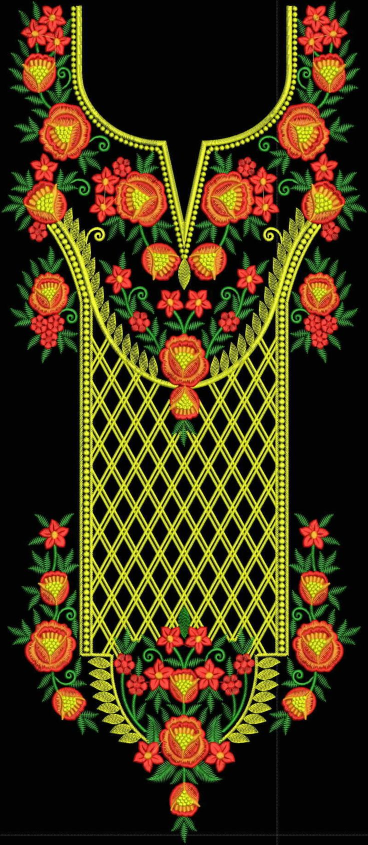
#> input picture apps/backend/tests/fixtures/reference_sewout.jpg, 736 x 1689 px (shown at 1/2 size); its folder holds only this picture in this run
$ python -i planning.py   (imports and definitions only)
#> lines starting #> are read from the running program, lines starting #| are printed output that depends on the picture; after the words box and inside, x2 and y2 are one past the last pixel; in counts of white or black regions, pixels touching at a corner belong together
#> further down, picture is the input picture: shape (1689, 736, 3); mean B, G, R 21.1, 54, 67.2
"""Colour planning: clustering, sketch-verify, texture, linework."""

from __future__ import annotations

from itertools import pairwise

from app.services.digitizer.constants import (
    AMBIGUOUS_BLEND_RATIO,
    AMBIGUOUS_MAX_CUT_SHARE,
    AMBIGUOUS_MIN_CENTRE_GAP,
    MERGE_DELTA,
    OUTLINE_BLACKHAT_DELTA,
    OUTLINE_BLACKHAT_MM,
    OUTLINE_MAX_HALF_MM,
    OUTLINE_MIN_MM,
    PALETTE_BIN,
    PALETTE_UNIFORM_TOL,
    SKETCH_EDGE_TOL_PX,
    SPECK_ABSORB_MAX_MM2,
    SPECK_ABSORB_RING_SHARE,
    SPLIT_DELTA_BGR,
    SPLIT_MAX_EXTRA,
    SPLIT_MIN_AREA_MM2,
    THIN_PALETTE_MIN_SHARE,
)
from app.services.digitizer.geometry import (
    _distance_transform,
    _merge_centers,
)
from app.services.digitizer.skeleton import (
    _axis_branches,
)


# [185 lines left out: functions _is_background, _split_bimodal_clusters, _sketch_from_labels, _verify_sketch, _absorb_specks, _dark_linework, not called in this run]


def _interior_texture(img) -> float:
    """Median local luminance stddev in region INTERIORS, away from edges.

    The gate for photographic/textured input (v2 Part 27). Interiors only,
    because a naive whole-foreground measure confounds texture with EDGES —
    fixture 04's thin linework scored 99.2 (it is all edge) while a photographed
    embroidery patch scored 34.7, ranking flat art as more "textured" than a
    photo of thread. Sampling ≥3px clear of Canny edges fixes the ranking:
    corpus fixtures measure 0.00–4.10 (fixture 09's photographic background is
    the max) and the embroidery photo 7.43.
    """
    import cv2
    import numpy as np

    g = cv2.cvtColor(img, cv2.COLOR_BGR2GRAY).astype(np.float32)
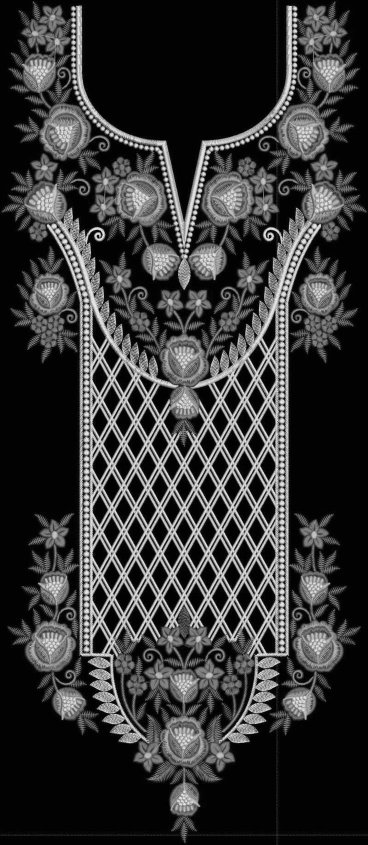
#> g: shape (1689, 736) float32 (shown at 1/2 size); min 0, max 247, mean 54.2
    mu = cv2.blur(g, (5, 5))
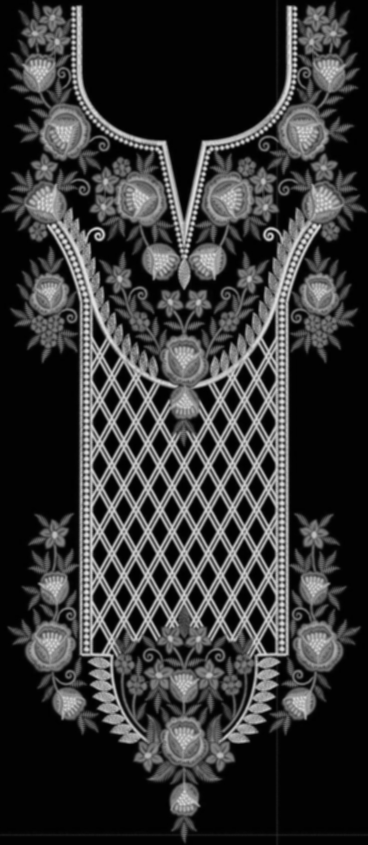
#> mu: shape (1689, 736) float32 (shown at 1/2 size); min 0.52, max 227.8, mean 54.2
    sd = np.sqrt(np.maximum(cv2.blur(g * g, (5, 5)) - mu * mu, 0))
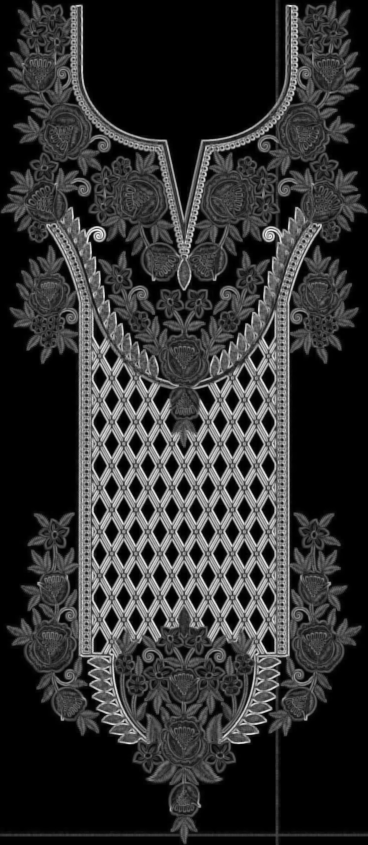
#> sd: shape (1689, 736) float32 (shown at 1/2 size); min 0, max 98.55, mean 18.9; drawn with min black and max white
    sub = np.array([img[0, 0], img[0, -1], img[-1, 0], img[-1, -1]], np.float32).mean(axis=0)
#> sub = [2, 2, 2]
    fg = (np.linalg.norm(img.astype(np.float32) - sub, axis=2) >= 40).astype(np.uint8)
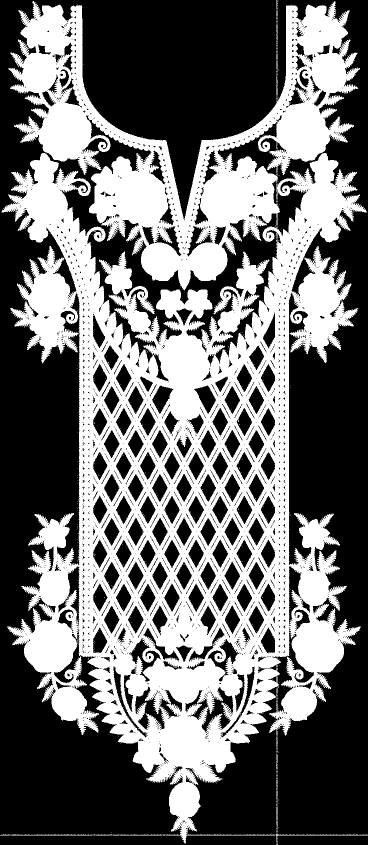
#> fg: shape (1689, 736) (shown at 1/2 size); values 0 (black) and 1 (white), 43% white; 412 white regions (391 under 20 px), largest, box (x1, y1, x2, y2) and area: (3, 306, 734, 1687) 400641, (17, 2, 720, 581) 131730, (552, 1668, 736, 1684) 325
    edges = cv2.Canny(g.astype(np.uint8), 60, 140)
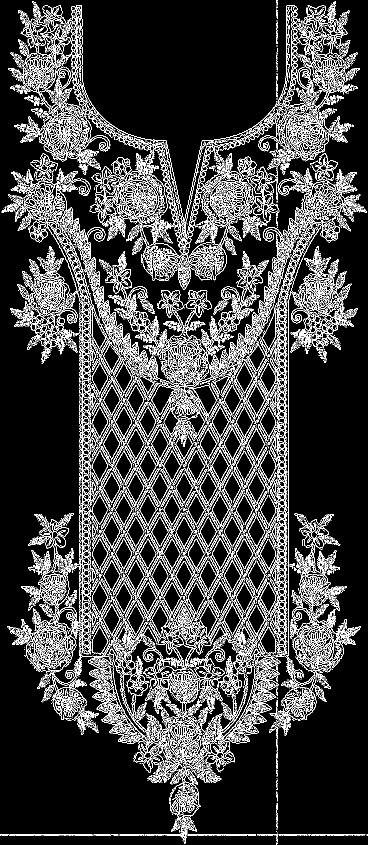
#> edges: shape (1689, 736) (shown at 1/2 size); 15.4% white in thin lines or dots
    interior = cv2.erode(fg, np.ones((5, 5), np.uint8)) & (cv2.dilate(edges, np.ones((5, 5), np.uint8)) == 0)
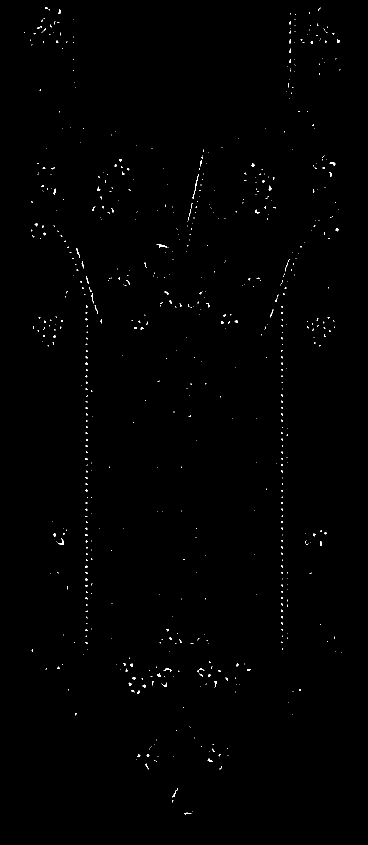
#> interior: shape (1689, 736) (shown at 1/2 size); values 0 (black) and 1 (white), 0.39% white in thin lines or dots, all inside (x1, y1, x2, y2) = (49, 14, 684, 1629)
    n = int(interior.sum())
#> n = 4850
    # A very dense texture can shred the interior sample to nothing; 500 samples
    # keeps the median stable, below that the gate abstains (known limitation).
    return float(np.median(sd[interior > 0])) if n >= 500 else 0.0


# [265 lines left out: functions _band_ratio, _plan_palette, not called in this run]

>>> import cv2
>>> picture = cv2.imread('../../../tests/fixtures/reference_sewout.jpg')
>>> result = _interior_texture(picture)
#> result = 8.41
